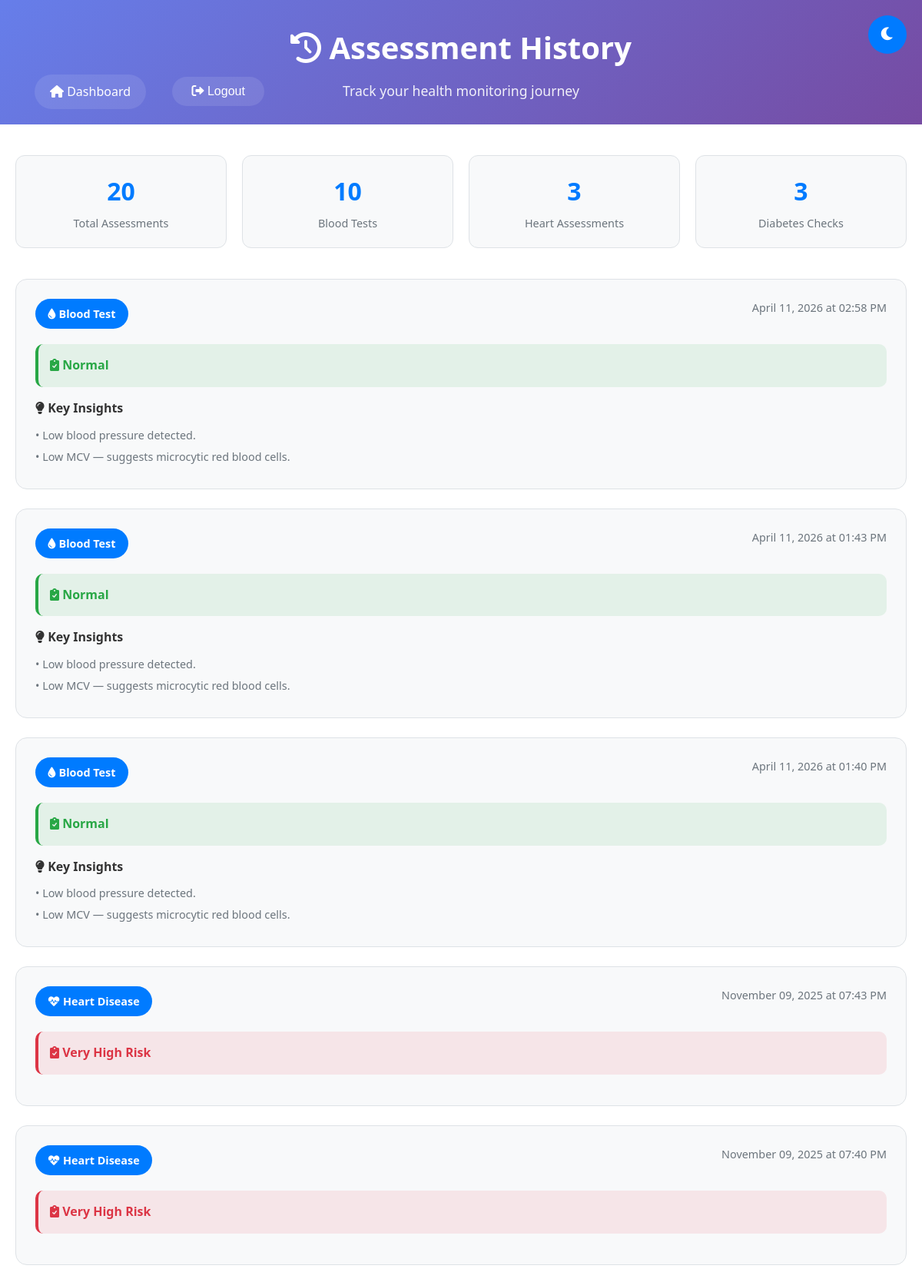
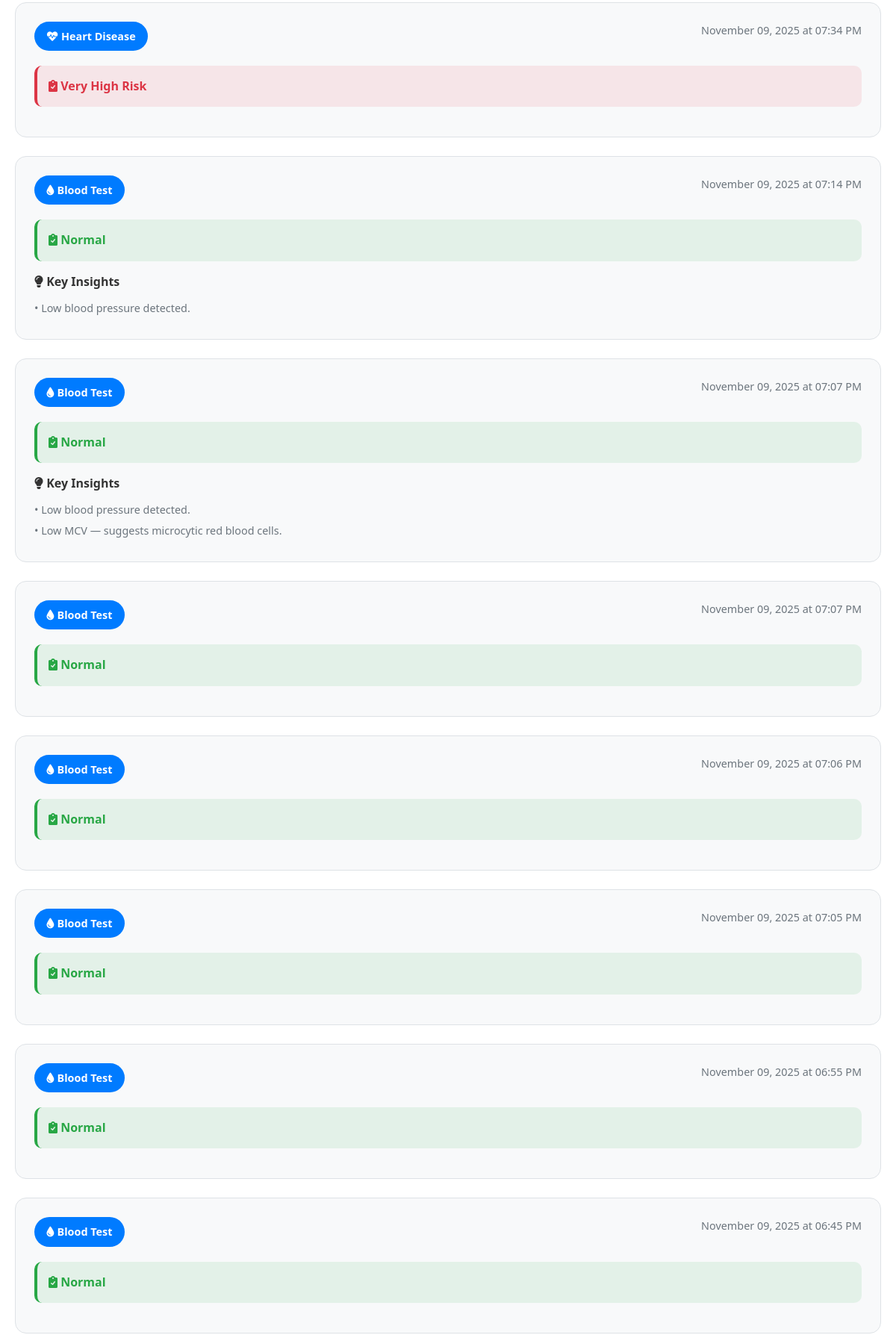
The app's page /history (signed in, upper part) with its own data (2 pictures, top to bottom).
### models.py (models this page shows, shortened)
class Assessment(db.Model):
    id = db.Column(db.Integer, primary_key=True)
    user_id = db.Column(db.Integer, db.ForeignKey('user.id'), nullable=False)
    assessment_type = db.Column(db.String(50), nullable=False)  # blood, heart, diabetes, cardio
    input_data = db.Column(db.Text, nullable=False)  # JSON string of form data
    prediction = db.Column(db.String(255), nullable=False)
    insights = db.Column(db.Text)  # JSON string of insights/notes
    created_at = db.Column(db.DateTime, default=datetime.utcnow)
    def get_insights(self):
        try:
            return json.loads(self.insights) if self.insights else []
        except:
            return []

### app.py (the view)
@app.route("/history")
def history():
    if not session.get("logged_in"):
        return redirect("/login")
    user_id = session.get("user_id")
    if not user_id:
        return redirect("/login")
    assessments = Assessment.query.filter_by(user_id=user_id).order_by(Assessment.created_at.desc()).limit(20).all()
    return render_template("history.html", assessments=assessments)

### templates/history.html (shortened to what this page needs)
<!DOCTYPE html>
<html lang="en">
<head>
    <link rel="stylesheet" href="https://cdnjs.cloudflare.com/ajax/libs/font-awesome/6.0.0/css/all.min.css">
</head>
<body>
    <button class="theme-toggle" onclick="toggleTheme()">
        <i class="fas fa-moon" id="theme-icon"></i>
    </button>
    <div class="header">
        <div class="nav-links">
            <a href="/"><i class="fas fa-home"></i> Dashboard</a>
            <form method="POST" action="/logout" style="display: inline; margin: 0; padding: 0; vertical-align: middle;">
                <button type="submit" class="nav-logout-btn">
                    <i class="fas fa-sign-out-alt"></i> Logout
                </button>
            </form>
        </div>
        <h1><i class="fas fa-history"></i> Assessment History</h1>
        <p>Track your health monitoring journey</p>
    </div>
    <div class="container">
        {% if assessments %}
            <div class="stats-grid">
                <div class="stat-card">
                    <span class="stat-number">{{ assessments|length }}</span>
                    <div class="stat-label">Total Assessments</div>
                </div>
                <div class="stat-card">
                    <span class="stat-number">{{ assessments|selectattr('assessment_type', 'equalto', 'blood')|list|length }}</span>
                    <div class="stat-label">Blood Tests</div>
                </div>
                <div class="stat-card">
                    <span class="stat-number">{{ assessments|selectattr('assessment_type', 'equalto', 'heart')|list|length }}</span>
                    <div class="stat-label">Heart Assessments</div>
                </div>
                <div class="stat-card">
                    <span class="stat-number">{{ assessments|selectattr('assessment_type', 'equalto', 'diabetes')|list|length }}</span>
                    <div class="stat-label">Diabetes Checks</div>
                </div>
            </div>
            <div class="history-grid">
                {% for assessment in assessments %}
                    <div class="assessment-card">
                        <div class="assessment-header">
                            <div class="assessment-type">
                                {% if assessment.assessment_type == 'blood' %}
                                    <i class="fas fa-tint"></i> Blood Test
                                {% elif assessment.assessment_type == 'heart' %}
                                    <i class="fas fa-heartbeat"></i> Heart Disease
                                {% elif assessment.assessment_type == 'diabetes' %}
                                    <i class="fas fa-prescription-bottle-alt"></i> Diabetes
                                {% elif assessment.assessment_type == 'cardio' %}
                                    <i class="fas fa-heart"></i> Cardiovascular
                                {% endif %}
                            </div>
                            <div class="assessment-date">
                                {{ assessment.created_at.strftime('%B %d, %Y at %I:%M %p') }}
                            </div>
                        </div>
                        <div class="assessment-result {% if 'low' in assessment.prediction.lower() or 'normal' in assessment.prediction.lower() %}result-normal{% elif 'high' in assessment.prediction.lower() %}result-danger{% else %}result-warning{% endif %}">
                            <i class="fas fa-clipboard-check"></i>
                            {{ assessment.prediction }}
                        </div>
                        {% if assessment.get_insights() %}
                            <div class="insights-preview">
                                <h4><i class="fas fa-lightbulb"></i> Key Insights</h4>
                                <ul class="insights-list">
                                    {% for insight in assessment.get_insights()[:3] %}
                                        <li>• {{ insight }}</li>
                                    {% endfor %}
                                </ul>
                            </div>
                        {% endif %}
                    </div>
                {% endfor %}
            </div>
        {% endif %}
    </div>
</body>
</html>

### templates/history.html (style rules this page uses)
:root { --primary-color: #007bff; --primary-dark: #0056b3; --success-color: #28a745; --danger-color: #dc3545; --warning-color: #ffc107; --info-color: #17a2b8; --light-color: #f8f9fa; --dark-color: #343a40; --text-color: #333; --bg-color: #ffffff; --border-color: #dee2e6; --secondary-color: #6c757d; }
* { margin: 0; padding: 0; box-sizing: border-box; }
body { font-family: 'Segoe UI', Tahoma, Geneva, Verdana, sans-serif; line-height: 1.6; color: var(--text-color); background: var(--bg-color); min-height: 100vh; transition: all 0.3s ease; }
.header { background: linear-gradient(135deg, #667eea 0%, #764ba2 100%); color: white; padding: 30px 0; text-align: center; position: relative; }
.header h1 { font-size: 2.5rem; margin-bottom: 10px; }
.header p { font-size: 1.1rem; opacity: 0.9; }
.nav-links { position: absolute; bottom: 20px; left: 30px; }
.nav-links a { color: white; text-decoration: none; margin: 0 15px; padding: 10px 20px; border-radius: 25px; background: rgba(255, 255, 255, 0.1); transition: all 0.3s ease; display: inline-block; min-width: 120px; text-align: center; }
.nav-logout-btn { color: white; text-decoration: none; margin: 0 15px; padding: 10px 20px; border-radius: 25px; background: rgba(255, 255, 255, 0.1); transition: all 0.3s ease; border: none; cursor: pointer; font-size: inherit; min-width: 120px; text-align: center; display: inline-block; }
.nav-links a, .nav-logout-btn { vertical-align: middle; }
.container { max-width: 1200px; margin: 40px auto; padding: 0 20px; }
.history-grid { display: grid; gap: 25px; margin-top: 30px; }
.assessment-card { background: var(--light-color); border: 1px solid var(--border-color); border-radius: 15px; padding: 25px; transition: all 0.3s ease; position: relative; overflow: hidden; }
.assessment-header { display: flex; justify-content: space-between; align-items: flex-start; margin-bottom: 20px; }
.assessment-type { background: var(--primary-color); color: white; padding: 8px 16px; border-radius: 20px; font-size: 0.9rem; font-weight: 600; text-transform: capitalize; }
.assessment-date { color: var(--secondary-color); font-size: 0.9rem; }
.assessment-result { margin: 15px 0; padding: 15px; border-radius: 10px; font-weight: 600; }
.result-normal { background: rgba(40, 167, 69, 0.1); color: var(--success-color); border-left: 4px solid var(--success-color); }
.result-danger { background: rgba(220, 53, 69, 0.1); color: var(--danger-color); border-left: 4px solid var(--danger-color); }
.insights-preview { margin-top: 15px; }
.insights-preview h4 { color: var(--text-color); margin-bottom: 10px; font-size: 1rem; }
.insights-list { list-style: none; max-height: 100px; overflow: hidden; position: relative; }
.insights-list li { margin-bottom: 5px; color: var(--secondary-color); font-size: 0.9rem; }
.stats-grid { display: grid; grid-template-columns: repeat(auto-fit, minmax(250px, 1fr)); gap: 20px; margin-bottom: 40px; }
.stat-card { background: var(--light-color); padding: 20px; border-radius: 12px; text-align: center; border: 1px solid var(--border-color); }
.stat-number { font-size: 2rem; font-weight: 700; color: var(--primary-color); display: block; }
.stat-label { color: var(--secondary-color); font-size: 0.9rem; margin-top: 5px; }
.theme-toggle { position: fixed; top: 20px; right: 20px; background: var(--primary-color); color: white; border: none; border-radius: 50%; width: 50px; height: 50px; cursor: pointer; font-size: 1.2rem; transition: all 0.3s ease; z-index: 1000; }

### records on screen
Assessment: assessment_type "blood" (drawn), created_at "April 11, 2026 at 02:58 PM", prediction "Normal", 3 "Low blood pressure detected." "Low MCV — suggests microcytic red blood cells."
Assessment: assessment_type "blood" (drawn), created_at "April 11, 2026 at 01:43 PM", prediction "Normal", 3 "Low blood pressure detected." "Low MCV — suggests microcytic red blood cells."
Assessment: assessment_type "blood" (drawn), created_at "April 11, 2026 at 01:40 PM", prediction "Normal", 3 "Low blood pressure detected." "Low MCV — suggests microcytic red blood cells."
Assessment: assessment_type "heart" (drawn), created_at "November 09, 2025 at 07:43 PM", prediction "Very High Risk"
Assessment: assessment_type "heart" (drawn), created_at "November 09, 2025 at 07:40 PM", prediction "Very High Risk"
Assessment: assessment_type "heart" (drawn), created_at "November 09, 2025 at 07:34 PM", prediction "Very High Risk"
Assessment: assessment_type "blood" (drawn), created_at "November 09, 2025 at 07:14 PM", prediction "Normal", 3 "Low blood pressure detected."
Assessment: assessment_type "blood" (drawn), created_at "November 09, 2025 at 07:07 PM", prediction "Normal", 3 "Low blood pressure detected." "Low MCV — suggests microcytic red blood cells."
Assessment: assessment_type "blood" (drawn), created_at "November 09, 2025 at 07:07 PM", prediction "Normal"
Assessment: assessment_type "blood" (drawn), created_at "November 09, 2025 at 07:06 PM", prediction "Normal"
Assessment: assessment_type "blood" (drawn), created_at "November 09, 2025 at 07:05 PM", prediction "Normal"
Assessment: assessment_type "blood" (drawn), created_at "November 09, 2025 at 06:55 PM", prediction "Normal"
Assessment: assessment_type "blood" (drawn), created_at "November 09, 2025 at 06:45 PM", prediction "Normal"

### other values on screen
{{ assessments|length }} "20"
